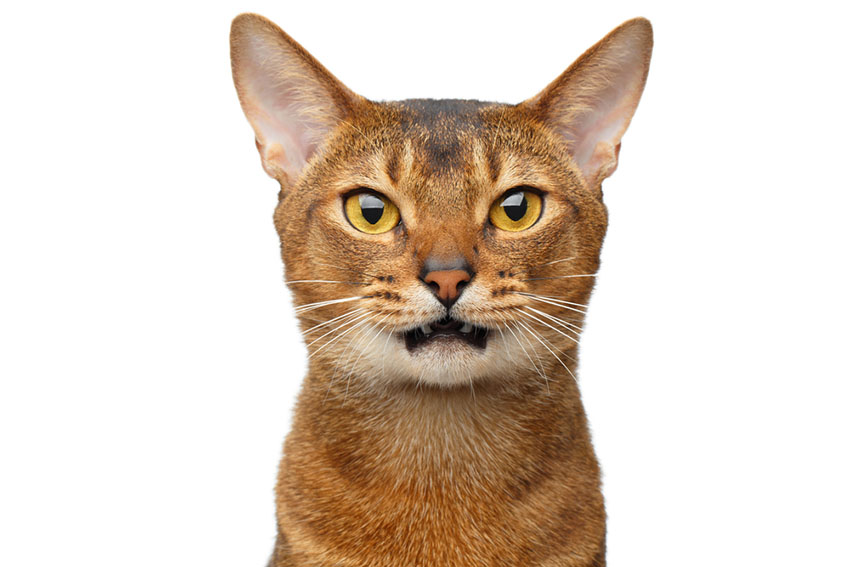
#> input picture images/img8.jpg, 850 x 567 px
$ python CW_lesson5.py
#> lines starting #> are read from the running program, lines starting #| are printed output that depends on the picture; after the words box and inside, x2 and y2 are one past the last pixel; in counts of white or black regions, pixels touching at a corner belong together
import cv2
import numpy as np
img = cv2.imread('images/img8.jpg')
#> img is the input picture: shape (567, 850, 3); mean B, G, R 196, 208.9, 223.1
img = cv2.resize(img, (img.shape[1]//2, img.shape[0]//2))
#> img: shape (283, 425, 3)
img_copy = img.copy()
img = cv2.GaussianBlur(img, (5, 5), 2)
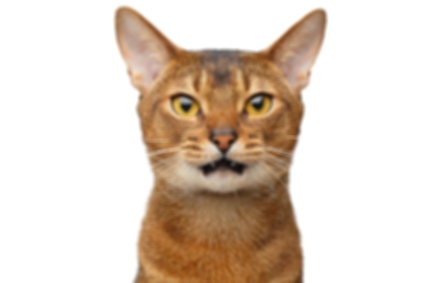
#> img: shape (283, 425, 3); mean B, G, R 195.9, 208.8, 223.1
img = cv2.cvtColor(img, cv2.COLOR_BGR2HSV)
#> img: shape (283, 425, 3); mean H, S, V 5.4, 43.8, 223.1

lower = np.array([0, 2, 0])
upper = np.array([179, 255, 255])

mask = cv2.inRange(img, lower, upper)
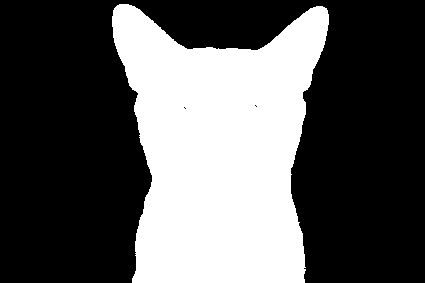
#> mask: shape (283, 425); 35.2% white; 1 white region
img = cv2.bitwise_and(img, img, mask=mask)
#> img: shape (283, 425, 3); mean H, S, V 5.1, 43.8, 57.9

contours, _ = cv2.findContours(mask, cv2.RETR_EXTERNAL, cv2.CHAIN_APPROX_SIMPLE)
#> contours = 1 contour; box (x1, y1, x2, y2) and area: (112, 4, 329, 283) 41882

for cnt in contours:
    area = cv2.contourArea(cnt)
    if area > 200:
        x, y, w, h = cv2.boundingRect(cnt)

        perimeter = cv2.arcLength(cnt, True)#периметр контуру
        M = cv2.moments(cnt)#моменти контуру

        if M["m00"] != 0:
            cx = int(M["m10"] / M["m00"])
            cy = int(M["m01"] / M["m00"])

        aspect_ratio = round(w / h, 2)
        compactness = round((4 * np.pi * area) / (perimeter ** 2), 2)
        approx = cv2.approxPolyDP(cnt, 0.02 * perimeter, True)
        if len(approx) == 4:
            shape = "square"
        elif len(approx) == 3:
            shape = "triangle"
        elif len(approx) >8:
            shape = "oval"
        else:
            shape = "something else"

        cv2.putText(img_copy, f'S: {area}, P: {perimeter}', (x+5, y+20), cv2.FONT_HERSHEY_SIMPLEX, 0.5, (0, 0, 0), 2)
        cv2.circle(img_copy, (cx, cy), 5, (0, 0, 255), -1)
        cv2.putText(img_copy, f'AR: {aspect_ratio}, C:{compactness}', (x+5, y+40), cv2.FONT_HERSHEY_SIMPLEX, 0.5, (0, 0, 0), 2)
        cv2.putText(img_copy, f'shape: {shape}', (x+5, y+60), cv2.FONT_HERSHEY_SIMPLEX, 0.5, (0, 0, 0), 2)
        cv2.rectangle(img_copy, (x, y), (x + w, y + h), (0, 0, 255), 2)
#> this loop made 1 pass
#> (area, x, y, w, h, perimeter, cx, cy) on pass 1: (41881.5, 112, 4, 217, 279, 1044.5, 218, 150)
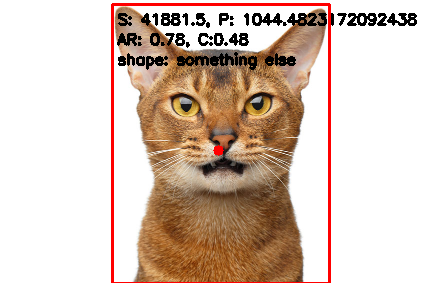
#> img_copy: shape (283, 425, 3); mean B, G, R 184.6, 197, 216.2


cv2.imshow("image", img)
cv2.imshow("mask", img_copy)
cv2.waitKey(0)
cv2.destroyAllWindows()

$ run again, with images/img2.jpg copied over images/img8.jpg
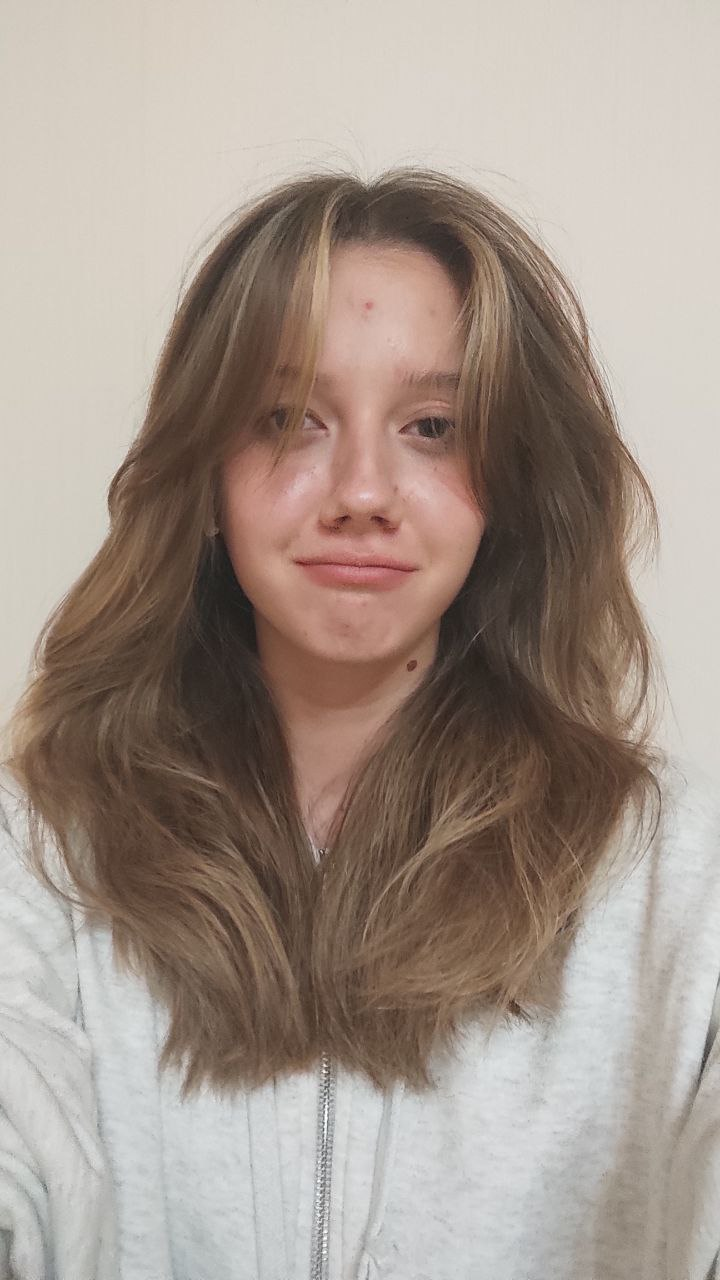
#> input picture images/img2.jpg, 720 x 1280 px
#> img is the input picture: shape (1280, 720, 3); mean B, G, R 140, 149.9, 163.9
#> `mask = cv2.inRange(img, lower, upper)`:
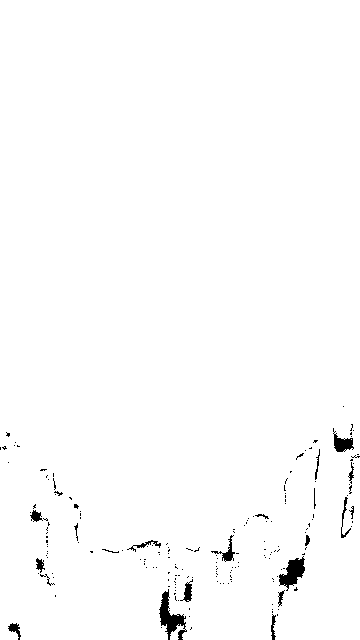
#> mask: shape (640, 360); 98.7% white; 186 black regions (165 under 20 px)
#> contours = 1 contour; box (x1, y1, x2, y2) and area: (0, 0, 360, 640) 228520
#> the loop `for cnt in contours:` made 1 pass
#> (area, x, y, w, h, perimeter, cx, cy) on pass 1: (228519.5, 0, 0, 360, 640, 2339.2, 179, 318)
#> after the loop `for cnt in contours:`:
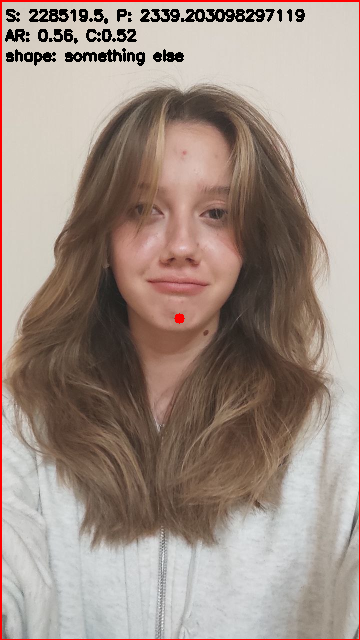
#> img_copy: shape (640, 360, 3); mean B, G, R 134.1, 143.6, 160.8
